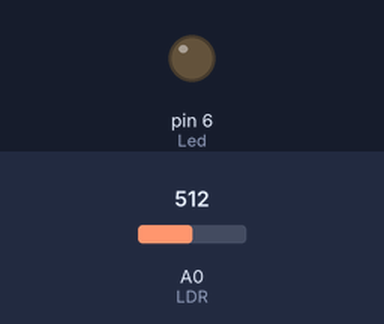
The sketch below on a simulated Arduino Uno, built with avr-gcc and run on an emulated ATmega328P. Shown: output pins drawn as LEDs (lit = HIGH). The inputs (shaded band) are chosen by the test bench; at power-on: A0 (LDR) = 512.

Above: at 1.2 s.
1.3 s: A0 (LDR) set to 55
2.8 s: A0 (LDR) set to 44
At 7.65 s:
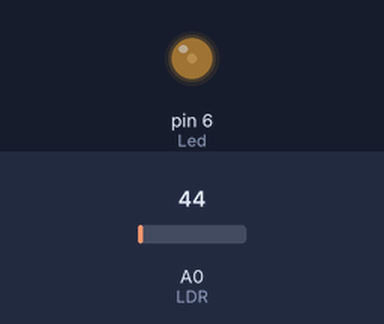
At 12.46 s:
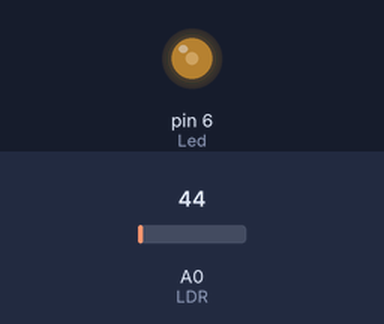
Timing chart, 0 to 17.3 s (numbered marks = the images above; inputs shaded):
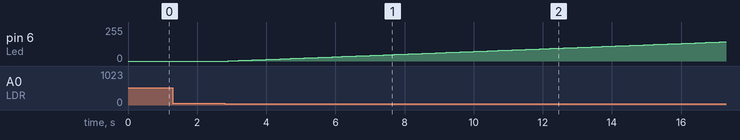

The sketch:

Modulo1.ino
```cpp
/****** MODULO 1 ********/

const int Led = 6;
const int LDR = 0;
int ValorLido = 0;
int pwm = 0;

void setup() {
  pinMode(Led, OUTPUT);
}

void loop() {
    ValorLido = analogRead(LDR);

    if (ValorLido < 50) {
      analogWrite(Led, pwm);
      pwm++;
      delay(100);
    } else {
      digitalWrite(Led, LOW);
      pwm = 0;
    }

    if (pwm > 255) {
      pwm = 255;
    }
}
```

Measured:
- the behaviour switches between 50 and 49 on A0 (LDR) (found by bisection; images 0 and 1)
- after the input at 1.3 s, every drawn part: stays the same
- after the input at 2.8 s, pin 6 (Led): moves from 0/255 to 144/255 over 14.3 s, starting after 0.10 s
